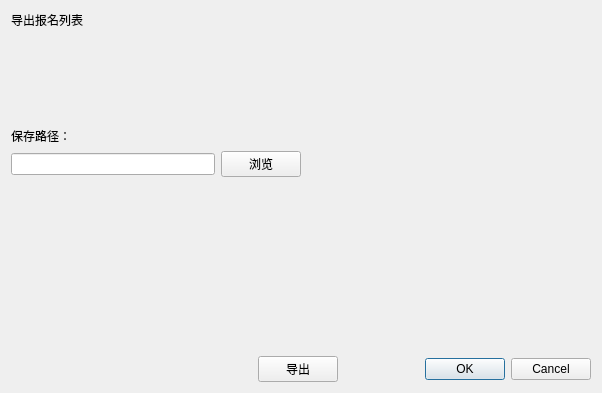
<?xml version="1.0" encoding="UTF-8"?>
<ui version="4.0">
 <class>ExportDialog</class>
 <widget class="QWidget" name="ExportDialog">
  <property name="geometry">
   <rect>
    <x>0</x>
    <y>0</y>
    <width>602</width>
    <height>393</height>
   </rect>
  </property>
  <property name="windowTitle">
   <string>Form</string>
  </property>
  <layout class="QVBoxLayout" name="verticalLayout_5">
   <item>
    <widget class="QLabel" name="label">
     <property name="text">
      <string>导出报名列表</string>
     </property>
    </widget>
   </item>
   <item>
    <spacer name="verticalSpacer">
     <property name="orientation">
      <enum>Qt::Vertical</enum>
     </property>
     <property name="sizeHint" stdset="0">
      <size>
       <width>20</width>
       <height>84</height>
      </size>
     </property>
    </spacer>
   </item>
   <item>
    <layout class="QVBoxLayout" name="verticalLayout_4">
     <item>
      <layout class="QHBoxLayout" name="horizontalLayout_8">
       <item>
        <layout class="QVBoxLayout" name="verticalLayout_3">
         <item>
          <widget class="QLabel" name="label_4">
           <property name="text">
            <string>保存路径：</string>
           </property>
          </widget>
         </item>
         <item>
          <layout class="QHBoxLayout" name="horizontalLayout_9">
           <item>
            <widget class="QLineEdit" name="lineEditPath"/>
           </item>
           <item>
            <widget class="QPushButton" name="btnBrowse">
             <property name="text">
              <string>浏览</string>
             </property>
            </widget>
           </item>
          </layout>
         </item>
        </layout>
       </item>
       <item>
        <spacer name="horizontalSpacer_6">
         <property name="orientation">
          <enum>Qt::Horizontal</enum>
         </property>
         <property name="sizeHint" stdset="0">
          <size>
           <width>40</width>
           <height>20</height>
          </size>
         </property>
        </spacer>
       </item>
      </layout>
     </item>
     <item>
      <spacer name="verticalSpacer_2">
       <property name="orientation">
        <enum>Qt::Vertical</enum>
       </property>
       <property name="sizeHint" stdset="0">
        <size>
         <width>20</width>
         <height>173</height>
        </size>
       </property>
      </spacer>
     </item>
     <item>
      <layout class="QHBoxLayout" name="horizontalLayout_7">
       <item>
        <spacer name="horizontalSpacer_5">
         <property name="orientation">
          <enum>Qt::Horizontal</enum>
         </property>
         <property name="sizeHint" stdset="0">
          <size>
           <width>40</width>
           <height>20</height>
          </size>
         </property>
        </spacer>
       </item>
       <item>
        <widget class="QPushButton" name="pushButton_3">
         <property name="text">
          <string>导出</string>
         </property>
        </widget>
       </item>
       <item>
        <widget class="QDialogButtonBox" name="buttonBox_3">
         <property name="standardButtons">
          <set>QDialogButtonBox::Cancel|QDialogButtonBox::Ok</set>
         </property>
        </widget>
       </item>
      </layout>
     </item>
    </layout>
   </item>
  </layout>
 </widget>
 <resources/>
 <connections/>
</ui>
